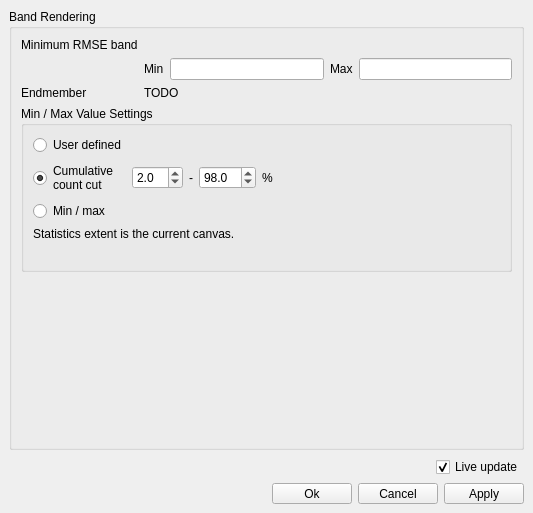
<?xml version="1.0" encoding="UTF-8"?>
<ui version="4.0">
 <class>MainWindow</class>
 <widget class="QMainWindow" name="MainWindow">
  <property name="geometry">
   <rect>
    <x>0</x>
    <y>0</y>
    <width>533</width>
    <height>513</height>
   </rect>
  </property>
  <property name="windowTitle">
   <string>Spectral Similarity Rendering — {layerName}</string>
  </property>
  <widget class="QWidget" name="centralwidget">
   <layout class="QVBoxLayout" name="verticalLayout" stretch="1,0,0,0">
    <item>
     <widget class="QgsCollapsibleGroupBox" name="mGroupBox">
      <property name="title">
       <string>Band Rendering</string>
      </property>
      <layout class="QVBoxLayout" name="verticalLayout_2">
       <item>
        <layout class="QFormLayout" name="formLayout">
         <item row="0" column="0">
          <widget class="QLabel" name="label_2">
           <property name="text">
            <string>Minimum RMSE band</string>
           </property>
          </widget>
         </item>
         <item row="0" column="1">
          <widget class="QLabel" name="label_4">
           <property name="enabled">
            <bool>false</bool>
           </property>
           <property name="text">
            <string>&lt;derived by comparing agains all endmembers&gt;</string>
           </property>
          </widget>
         </item>
         <item row="2" column="0">
          <widget class="QLabel" name="label">
           <property name="text">
            <string>Endmember</string>
           </property>
          </widget>
         </item>
         <item row="2" column="1">
          <widget class="QLabel" name="label_3">
           <property name="text">
            <string>TODO</string>
           </property>
          </widget>
         </item>
         <item row="1" column="1">
          <layout class="QHBoxLayout" name="horizontalLayout">
           <item>
            <widget class="QLabel" name="label_5">
             <property name="text">
              <string>Min</string>
             </property>
            </widget>
           </item>
           <item>
            <widget class="QLineEdit" name="mMin"/>
           </item>
           <item>
            <widget class="QLabel" name="label_6">
             <property name="text">
              <string>Max</string>
             </property>
            </widget>
           </item>
           <item>
            <widget class="QLineEdit" name="mMax"/>
           </item>
          </layout>
         </item>
        </layout>
       </item>
       <item>
        <widget class="QgsCollapsibleGroupBox" name="mGroupBox_2">
         <property name="title">
          <string>Min / Max Value Settings</string>
         </property>
         <layout class="QVBoxLayout" name="verticalLayout_4">
          <item>
           <layout class="QFormLayout" name="formLayout_2">
            <item row="1" column="0">
             <widget class="QRadioButton" name="mMinMaxPercentile">
              <property name="text">
               <string>Cumulative
count cut</string>
              </property>
              <property name="checked">
               <bool>true</bool>
              </property>
             </widget>
            </item>
            <item row="1" column="1">
             <layout class="QHBoxLayout" name="horizontalLayout_6">
              <item>
               <widget class="QgsDoubleSpinBox" name="mP1">
                <property name="decimals">
                 <number>1</number>
                </property>
                <property name="maximum">
                 <double>99.000000000000000</double>
                </property>
                <property name="value">
                 <double>2.000000000000000</double>
                </property>
               </widget>
              </item>
              <item>
               <widget class="QLabel" name="label_10">
                <property name="text">
                 <string>-</string>
                </property>
               </widget>
              </item>
              <item>
               <widget class="QgsDoubleSpinBox" name="mP2">
                <property name="decimals">
                 <number>1</number>
                </property>
                <property name="minimum">
                 <double>1.000000000000000</double>
                </property>
                <property name="value">
                 <double>98.000000000000000</double>
                </property>
                <property name="clearValue">
                 <bool>false</bool>
                </property>
               </widget>
              </item>
              <item>
               <widget class="QLabel" name="label_11">
                <property name="text">
                 <string>%</string>
                </property>
               </widget>
              </item>
              <item>
               <spacer name="horizontalSpacer_2">
                <property name="orientation">
                 <enum>Qt::Horizontal</enum>
                </property>
                <property name="sizeHint" stdset="0">
                 <size>
                  <width>1</width>
                  <height>20</height>
                 </size>
                </property>
               </spacer>
              </item>
             </layout>
            </item>
            <item row="2" column="0">
             <widget class="QRadioButton" name="mMinMaxMinMax">
              <property name="text">
               <string>Min / max</string>
              </property>
             </widget>
            </item>
            <item row="0" column="0">
             <widget class="QRadioButton" name="mMinMaxUser">
              <property name="text">
               <string>User defined</string>
              </property>
             </widget>
            </item>
           </layout>
          </item>
          <item>
           <widget class="QLabel" name="label_12">
            <property name="text">
             <string>Statistics extent is the current canvas.</string>
            </property>
           </widget>
          </item>
          <item>
           <spacer name="verticalSpacer_2">
            <property name="orientation">
             <enum>Qt::Vertical</enum>
            </property>
            <property name="sizeHint" stdset="0">
             <size>
              <width>20</width>
              <height>1</height>
             </size>
            </property>
           </spacer>
          </item>
         </layout>
        </widget>
       </item>
       <item>
        <spacer name="verticalSpacer_3">
         <property name="orientation">
          <enum>Qt::Vertical</enum>
         </property>
         <property name="sizeHint" stdset="0">
          <size>
           <width>20</width>
           <height>1</height>
          </size>
         </property>
        </spacer>
       </item>
      </layout>
     </widget>
    </item>
    <item>
     <spacer name="verticalSpacer">
      <property name="orientation">
       <enum>Qt::Vertical</enum>
      </property>
      <property name="sizeHint" stdset="0">
       <size>
        <width>20</width>
        <height>1</height>
       </size>
      </property>
     </spacer>
    </item>
    <item>
     <layout class="QHBoxLayout" name="horizontalLayout_3">
      <property name="topMargin">
       <number>0</number>
      </property>
      <item>
       <spacer name="horizontalSpacer_3">
        <property name="orientation">
         <enum>Qt::Horizontal</enum>
        </property>
        <property name="sizeHint" stdset="0">
         <size>
          <width>1</width>
          <height>20</height>
         </size>
        </property>
       </spacer>
      </item>
      <item>
       <widget class="QCheckBox" name="mLiveUpdate">
        <property name="toolTip">
         <string>Whether to auto-apply styling.</string>
        </property>
        <property name="text">
         <string>Live update</string>
        </property>
        <property name="checked">
         <bool>true</bool>
        </property>
       </widget>
      </item>
     </layout>
    </item>
    <item>
     <layout class="QHBoxLayout" name="horizontalLayout_2">
      <item>
       <spacer name="horizontalSpacer">
        <property name="orientation">
         <enum>Qt::Horizontal</enum>
        </property>
        <property name="sizeHint" stdset="0">
         <size>
          <width>40</width>
          <height>20</height>
         </size>
        </property>
       </spacer>
      </item>
      <item>
       <widget class="QToolButton" name="mOk">
        <property name="sizePolicy">
         <sizepolicy hsizetype="Fixed" vsizetype="Fixed">
          <horstretch>0</horstretch>
          <verstretch>0</verstretch>
         </sizepolicy>
        </property>
        <property name="minimumSize">
         <size>
          <width>80</width>
          <height>0</height>
         </size>
        </property>
        <property name="toolTip">
         <string>Apply style and close dialog.</string>
        </property>
        <property name="text">
         <string>Ok</string>
        </property>
       </widget>
      </item>
      <item>
       <widget class="QToolButton" name="mCancel">
        <property name="sizePolicy">
         <sizepolicy hsizetype="Fixed" vsizetype="Fixed">
          <horstretch>0</horstretch>
          <verstretch>0</verstretch>
         </sizepolicy>
        </property>
        <property name="minimumSize">
         <size>
          <width>80</width>
          <height>0</height>
         </size>
        </property>
        <property name="toolTip">
         <string>Restore original style and close dialog.</string>
        </property>
        <property name="text">
         <string>Cancel</string>
        </property>
       </widget>
      </item>
      <item>
       <widget class="QToolButton" name="mApply">
        <property name="sizePolicy">
         <sizepolicy hsizetype="Fixed" vsizetype="Fixed">
          <horstretch>0</horstretch>
          <verstretch>0</verstretch>
         </sizepolicy>
        </property>
        <property name="minimumSize">
         <size>
          <width>80</width>
          <height>0</height>
         </size>
        </property>
        <property name="toolTip">
         <string>Apply style.</string>
        </property>
        <property name="text">
         <string>Apply</string>
        </property>
       </widget>
      </item>
     </layout>
    </item>
   </layout>
  </widget>
 </widget>
 <customwidgets>
  <customwidget>
   <class>QgsCollapsibleGroupBox</class>
   <extends>QGroupBox</extends>
   <header>qgscollapsiblegroupbox.h</header>
   <container>1</container>
  </customwidget>
  <customwidget>
   <class>QgsDoubleSpinBox</class>
   <extends>QDoubleSpinBox</extends>
   <header>qgsdoublespinbox.h</header>
  </customwidget>
 </customwidgets>
 <resources/>
 <connections/>
</ui>
